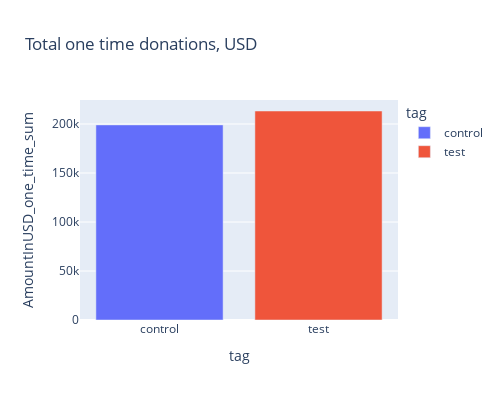
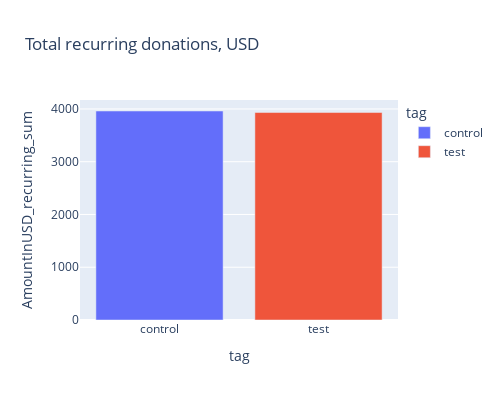
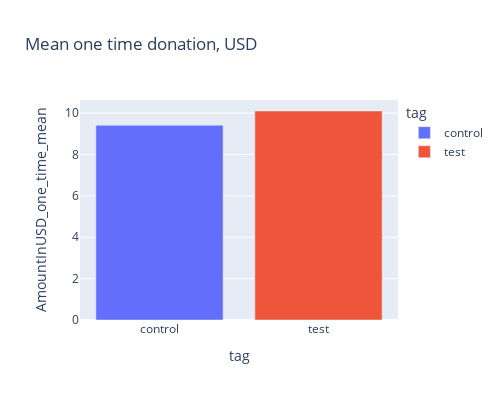
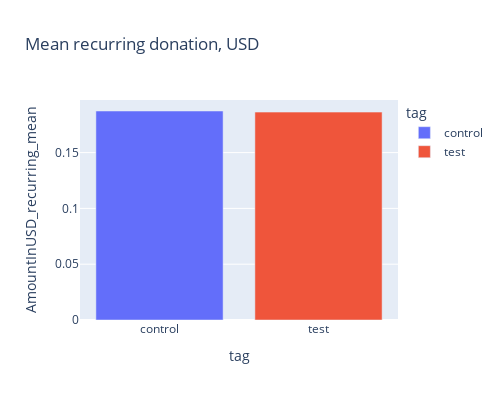

Write notebook code for charts like these, in order.
### Code cell
fig0 = px.bar(client_result_agg, x='tag', y='AmountInUSD_one_time_sum', color='tag', title='Total one time donations, USD', width=500, height=400)
fig0.show()

fig1 = px.bar(client_result_agg, x='tag', y='AmountInUSD_recurring_sum', color='tag', title='Total recurring donations, USD', width=500, height=400)
fig1.show()

fig2 = px.bar(client_result_agg, x='tag', y='AmountInUSD_one_time_mean', color='tag', title='Mean one time donation, USD', width=500, height=400)
fig2.show()

fig3 = px.bar(client_result_agg, x='tag', y='AmountInUSD_recurring_mean', color='tag', title='Mean recurring donation, USD', width=500, height=400)
fig3.show()

fig4 = px.bar(client_result_agg, x='tag', y='Donated_share', color='tag', title='Share of clients who donated, %', width=500, height=400)
fig4.show()

fig5 = px.bar(client_result_agg, x='tag', y='AmountInUSD_one_time_median', color='tag', title='Median one time donation, USD', width=500, height=400)
fig5.show()

fig6 = px.bar(client_result_agg, x='tag', y='AmountInUSD_recurring_median', color='tag', title='Median recurring donation, USD', width=500, height=400)
fig6.show()

### Figure 1 — Plotly figure (JSON) as saved in the notebook; plotly's stock layout.template omitted (floating-point values rounded to 4 significant figures)
{"data": [{"alignmentgroup": "True", "hovertemplate": "tag=%{x}<br>AmountInUSD_one_time_sum=%{y}<extra></extra>", "legendgroup": "control", "marker": {"color": "#636efa", "pattern": {"shape": ""}}, "name": "control", "offsetgroup": "control", "orientation": "v", "showlegend": true, "textposition": "auto", "type": "bar", "x": ["control"], "xaxis": "x", "y": [199062], "yaxis": "y"}, {"alignmentgroup": "True", "hovertemplate": "tag=%{x}<br>AmountInUSD_one_time_sum=%{y}<extra></extra>", "legendgroup": "test", "marker": {"color": "#EF553B", "pattern": {"shape": ""}}, "name": "test", "offsetgroup": "test", "orientation": "v", "showlegend": true, "textposition": "auto", "type": "bar", "x": ["test"], "xaxis": "x", "y": [213239], "yaxis": "y"}], "layout": {"barmode": "relative", "height": 400, "legend": {"title": {"text": "tag"}, "tracegroupgap": 0}, "title": {"text": "Total one time donations, USD"}, "width": 500, "xaxis": {"anchor": "y", "categoryarray": ["control", "test"], "categoryorder": "array", "domain": [0, 1], "title": {"text": "tag"}}, "yaxis": {"anchor": "x", "domain": [0, 1], "title": {"text": "AmountInUSD_one_time_sum"}}}}

### Figure 2 — Plotly figure (JSON) as saved in the notebook; plotly's stock layout.template omitted (floating-point values rounded to 4 significant figures)
{"data": [{"alignmentgroup": "True", "hovertemplate": "tag=%{x}<br>AmountInUSD_recurring_sum=%{y}<extra></extra>", "legendgroup": "control", "marker": {"color": "#636efa", "pattern": {"shape": ""}}, "name": "control", "offsetgroup": "control", "orientation": "v", "showlegend": true, "textposition": "auto", "type": "bar", "x": ["control"], "xaxis": "x", "y": [3961], "yaxis": "y"}, {"alignmentgroup": "True", "hovertemplate": "tag=%{x}<br>AmountInUSD_recurring_sum=%{y}<extra></extra>", "legendgroup": "test", "marker": {"color": "#EF553B", "pattern": {"shape": ""}}, "name": "test", "offsetgroup": "test", "orientation": "v", "showlegend": true, "textposition": "auto", "type": "bar", "x": ["test"], "xaxis": "x", "y": [3932], "yaxis": "y"}], "layout": {"barmode": "relative", "height": 400, "legend": {"title": {"text": "tag"}, "tracegroupgap": 0}, "title": {"text": "Total recurring donations, USD"}, "width": 500, "xaxis": {"anchor": "y", "categoryarray": ["control", "test"], "categoryorder": "array", "domain": [0, 1], "title": {"text": "tag"}}, "yaxis": {"anchor": "x", "domain": [0, 1], "title": {"text": "AmountInUSD_recurring_sum"}}}}

### Figure 3 — Plotly figure (JSON) as saved in the notebook; plotly's stock layout.template omitted (floating-point values rounded to 4 significant figures)
{"data": [{"alignmentgroup": "True", "hovertemplate": "tag=%{x}<br>AmountInUSD_one_time_mean=%{y}<extra></extra>", "legendgroup": "control", "marker": {"color": "#636efa", "pattern": {"shape": ""}}, "name": "control", "offsetgroup": "control", "orientation": "v", "showlegend": true, "textposition": "auto", "type": "bar", "x": ["control"], "xaxis": "x", "y": [9.411], "yaxis": "y"}, {"alignmentgroup": "True", "hovertemplate": "tag=%{x}<br>AmountInUSD_one_time_mean=%{y}<extra></extra>", "legendgroup": "test", "marker": {"color": "#EF553B", "pattern": {"shape": ""}}, "name": "test", "offsetgroup": "test", "orientation": "v", "showlegend": true, "textposition": "auto", "type": "bar", "x": ["test"], "xaxis": "x", "y": [10.1], "yaxis": "y"}], "layout": {"barmode": "relative", "height": 400, "legend": {"title": {"text": "tag"}, "tracegroupgap": 0}, "title": {"text": "Mean one time donation, USD"}, "width": 500, "xaxis": {"anchor": "y", "categoryarray": ["control", "test"], "categoryorder": "array", "domain": [0, 1], "title": {"text": "tag"}}, "yaxis": {"anchor": "x", "domain": [0, 1], "title": {"text": "AmountInUSD_one_time_mean"}}}}

### Figure 4 — Plotly figure (JSON) as saved in the notebook; plotly's stock layout.template omitted (floating-point values rounded to 4 significant figures)
{"data": [{"alignmentgroup": "True", "hovertemplate": "tag=%{x}<br>AmountInUSD_recurring_mean=%{y}<extra></extra>", "legendgroup": "control", "marker": {"color": "#636efa", "pattern": {"shape": ""}}, "name": "control", "offsetgroup": "control", "orientation": "v", "showlegend": true, "textposition": "auto", "type": "bar", "x": ["control"], "xaxis": "x", "y": [0.1873], "yaxis": "y"}, {"alignmentgroup": "True", "hovertemplate": "tag=%{x}<br>AmountInUSD_recurring_mean=%{y}<extra></extra>", "legendgroup": "test", "marker": {"color": "#EF553B", "pattern": {"shape": ""}}, "name": "test", "offsetgroup": "test", "orientation": "v", "showlegend": true, "textposition": "auto", "type": "bar", "x": ["test"], "xaxis": "x", "y": [0.1863], "yaxis": "y"}], "layout": {"barmode": "relative", "height": 400, "legend": {"title": {"text": "tag"}, "tracegroupgap": 0}, "title": {"text": "Mean recurring donation, USD"}, "width": 500, "xaxis": {"anchor": "y", "categoryarray": ["control", "test"], "categoryorder": "array", "domain": [0, 1], "title": {"text": "tag"}}, "yaxis": {"anchor": "x", "domain": [0, 1], "title": {"text": "AmountInUSD_recurring_mean"}}}}
